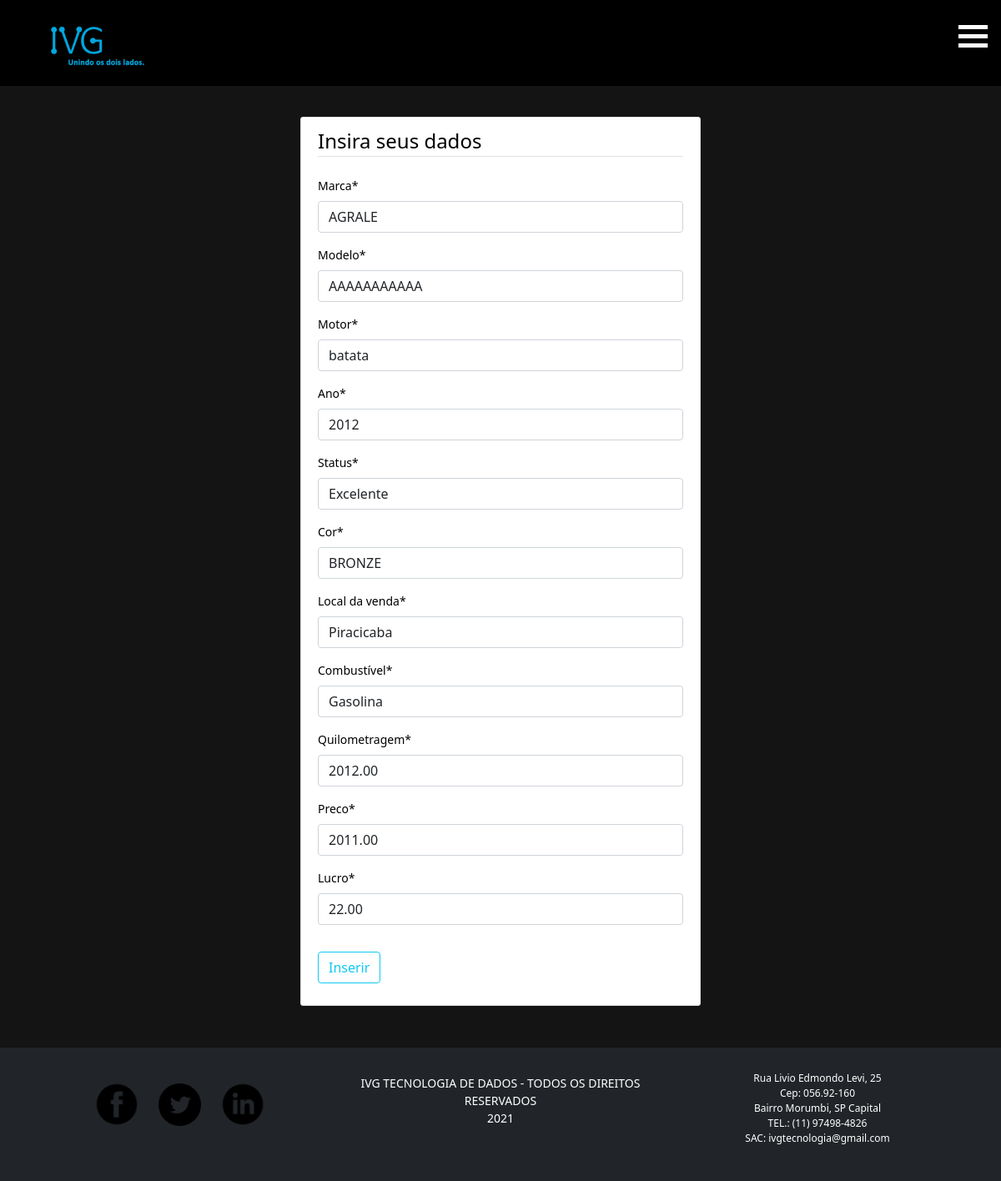
Before: /Data/Update/22 (signed in) with the older database file.
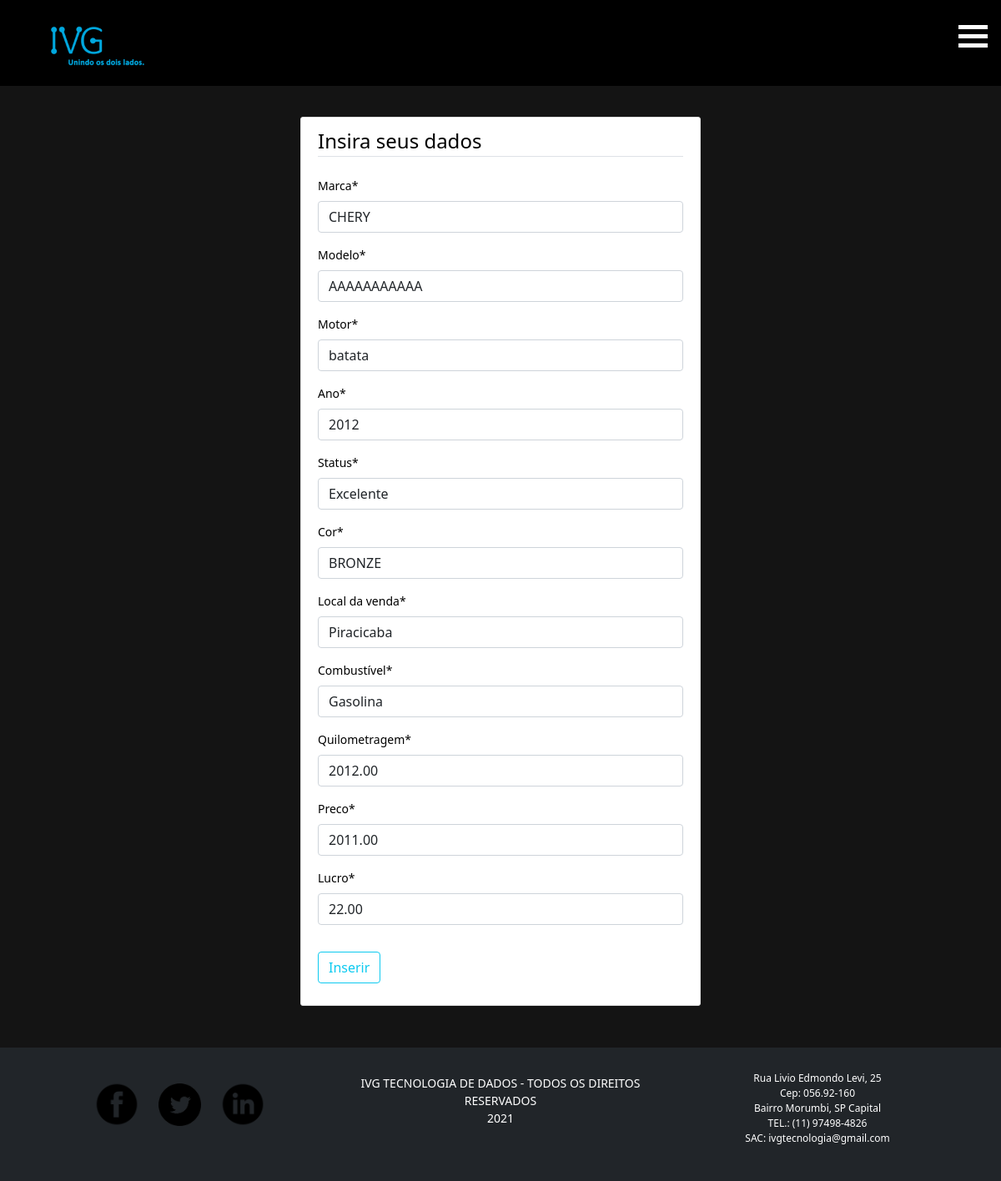
After: the same page with the newer database file.
### data/models.py (models this page shows)
class DataDB(models.Model):
	localidade_escolhas = (
        ("P", "Piracicaba"),
        ("L", "Limeira"),
    )
	status_escolhas = (
        ("E", "Excelente"),
        ("B", "Bom"),
        ("M", "Mediano"),
        ("R", "Ruim"),
        ("T", "Terrível"),
    )
	combustivel_escolhas = (
        ("G", "Gasolina"),
        ("E", "Etanol"),
        ("G", "GNV"),
        ("D", "Diesel"),
        ("F", "Flex"),
    )
	marca=models.CharField(max_length = 30,error_messages={'required':'Favor inserir uma marca'})
	modelo=models.CharField(max_length = 60,error_messages={'required':'Favor inserir um modelo'})
	motor=models.CharField(max_length = 60,error_messages={'required':'Favor inserir um motor'})
	ano=models.IntegerField(
		validators=[MinValueValidator(1960,'Favor inserir acima 1960.'), MaxValueValidator(2023,'Favor inserir abaixo 2023.')],
		error_messages={'required':'Favor inserir uma ano'})
	localidade=models.CharField(choices=localidade_escolhas,max_length = 1,blank=False, null=False)
	status=models.CharField(choices=status_escolhas,max_length = 1,blank=False, null=False)
	cor=models.CharField(max_length= 20)
	combustivel=models.CharField(choices=combustivel_escolhas,max_length = 1,blank=False, null=False)
	quilometragem=models.DecimalField(max_digits= 10,decimal_places=2,max_length= 12,
		validators=[MinValueValidator(0,'Não existe quilometragem negativa'),MaxValueValidator(99999999,'Favor inserir valor menor')])
	lucro=models.DecimalField(max_digits= 12,decimal_places=2,max_length= 12,
		validators=[MaxValueValidator(99999999,'Favor inserir valor menor')])
	preco=models.DecimalField(max_digits= 12,decimal_places=2,max_length= 12,
		validators=[MinValueValidator(1000.00,'Favor inserir vendas acima de 1000 reais'),MaxValueValidator(99999999,'Favor inserir valor menor')])
	margem_de_lucro=models.DecimalField(max_digits= 12,decimal_places=3,max_length= 12)
	data_postada = models.DateTimeField(default=timezone.now)
	autor = models.ForeignKey(User, on_delete=models.CASCADE)

### data/views.py (the view, shortened to what this page needs)
# urls.py: path('Update/<str:pk>', views.Update, name = 'data-Update'),
@login_required
def Update(request, pk):
	dado = DataDB.objects.get(id=pk)
	form = InsiraDadosForm(instance=dado)
	return render(request, 'data/insiradado.html', {'form':form})

### data/forms.py (shortened to what this page needs)
class InsiraDadosForm(forms.ModelForm):
		class Meta:
			model = DataDB
			fields = ['marca','modelo','motor','ano','status','cor','localidade','combustivel','quilometragem','preco','lucro']
			widgets = {
			'marca': forms.TextInput(attrs={'placeholder':'Marca do carro', 'id':'marca'}),
			'modelo': forms.TextInput(attrs={'placeholder':'Modelo do carro','id':'modelo'}),
			'motor': forms.TextInput(attrs={'placeholder':'Motor do carro','id':'motor'}),
			'ano': forms.NumberInput(attrs={'placeholder':'Ano do carro'}),
			'cor': forms.TextInput(attrs={'placeholder':'Cor do carro','id':'cor'}),
			'quilometragem': forms.NumberInput(attrs={'placeholder':'Quilometragem do carro'}),
			'preco': forms.NumberInput(attrs={'placeholder':'Preço final do carro na compra ou venda'}),
			'lucro': forms.NumberInput(attrs={'placeholder':'Lucro ou prejuízo pós venda do carro, insira 0 caso seja compra'}),
			}
			labels= {'combustivel':'Combustível',
				     'localidade':'Local da venda'}

### data/templates/data/insiradado.html (shortened to what this page needs)
{% extends "APP_IVG/layout.html" %}
{% load crispy_forms_tags %}
{% block content %}
	<div class= "content-section">
		<form action="" method= "POST">
			<fieldset class = 'form-group'>
				<legend class= "border-bottom mb-4"> Insira seus dados </legend>
				{{ form|crispy }}
			</fieldset>
			<div class = "form-group">
				<button class= "btn btn-outline-info" name= 'submit' type= "submit"> Inserir </button>
			</div>
		</form>
	</div>
{% endblock content %}

Changed rows visible on the page:
changed DataDB "AAAAAAAAAAA": marca "AGRALE" → "CHERY"
